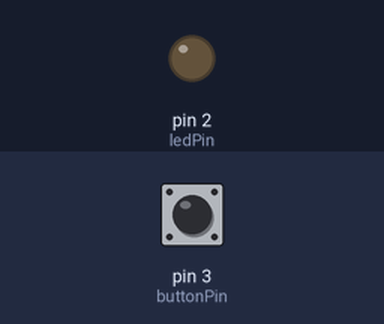
Bench run of a sketch on a simulated Arduino Uno, built with avr-gcc and run on an emulated ATmega328P. On the bench: output pins drawn as LEDs (lit = HIGH). Inputs (shaded band) come from the test bench; at power-on: pin 3 (buttonPin) LOW. What the sketch prints to the serial monitor is not drawn.

Above: at 1.2 s.
1.3 s: pin 3 (buttonPin) pulled HIGH for 0.15 s
At 1.38 s:
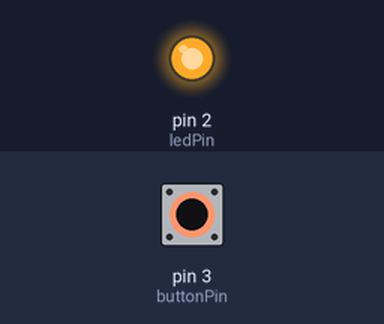
2.9 s: pin 3 (buttonPin) pulled HIGH for 3.2 s
At 6.8 s:
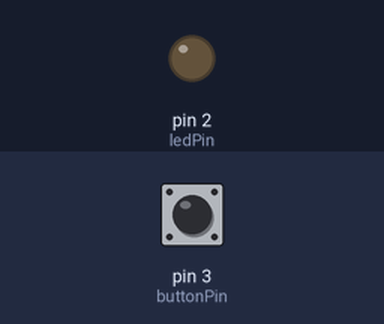
Timing chart, 0 to 8.3 s (numbered marks = the images above; inputs shaded):
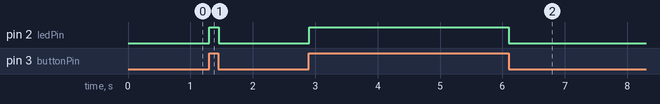

Measured:
- after the input at 1.3 s, pin 2 (ledPin): LOW → HIGH at once, → LOW 0.15 s later
- after the input at 2.9 s, pin 2 (ledPin): LOW → HIGH at once, → LOW 3.2 s later

The sketch:

sketch_160320LEDButton.ino
```cpp
int ledPin = 2;
int buttonPin = 3;

void setup() {
  // put your setup code here, to run once:
  pinMode(ledPin, OUTPUT); //ledPin setup
  pinMode(buttonPin, INPUT); //buttonPin setup
  Serial.begin(9600); //serial communication setup
}

void loop() {
  // put your main code here, to run repeatedly:
  int buttonState = digitalRead(buttonPin); //read the state of buttonPin
  Serial.println(buttonState); //print buttonPin state through serial

  if (buttonState == 1) {
    digitalWrite(ledPin, HIGH);
  }
  else {
    digitalWrite(ledPin, LOW);
  }
}
```
